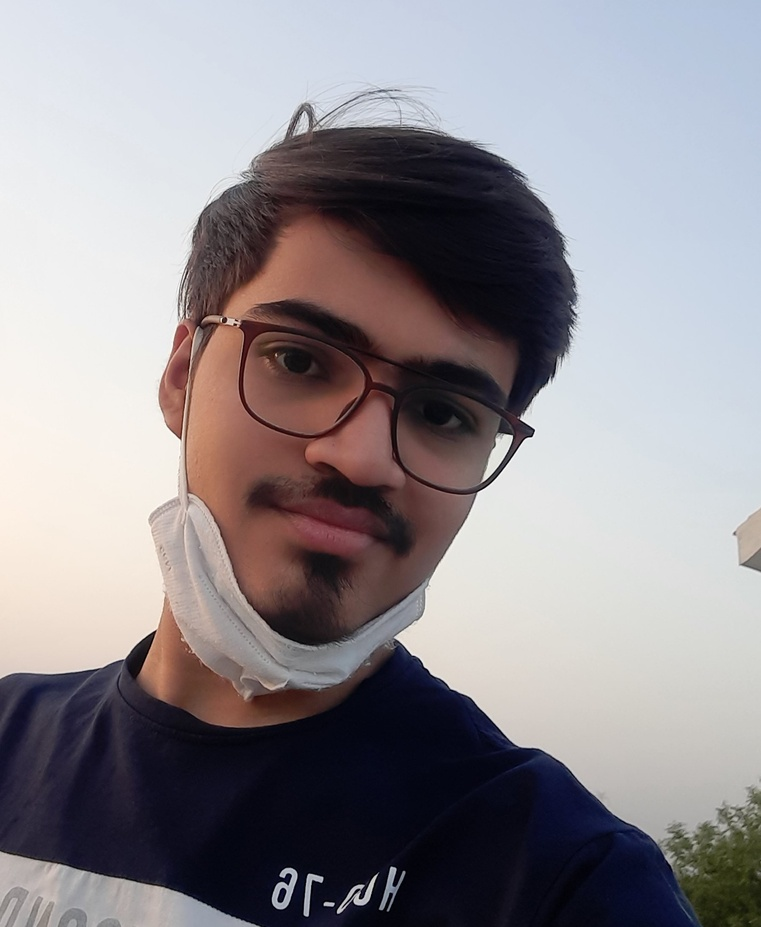
#> input picture 20210314_184121.jpg, 761 x 927 px, shrunk from 1798 x 2188 before the run, found by its file name
$ jupyter execute Image_Imoji.ipynb
#> lines starting #> are read from the running program, lines starting #| are printed output that depends on the picture; after the words box and inside, x2 and y2 are one past the last pixel; in counts of white or black regions, pixels touching at a corner belong together
[cell 1]
import os
import cv2
import numpy as np
import pandas
import matplotlib.pyplot as plt
from tensorflow.keras.preprocessing import image

[cell 2]
def read_file(filename):
#> called with filename = '/content/20210314_184121.jpg'
    path = cv2.imread(filename)
#> path is the input picture: shape (927, 761, 3); mean B, G, R 144.4, 139.9, 144.6
    path = cv2.cvtColor(path,cv2.COLOR_BGR2RGB)
    plt.imshow(path)
    plt.show()
    return path

[cell 3]
filename = "/content/20210314_184121.jpg"

[cell 4]
img = read_file(filename)

[cell 5]
def edge_mask(img,line_size,blur_value):
#> called with line_size = 7, blur_value = 7
  gray = cv2.cvtColor(img,cv2.COLOR_RGB2GRAY)
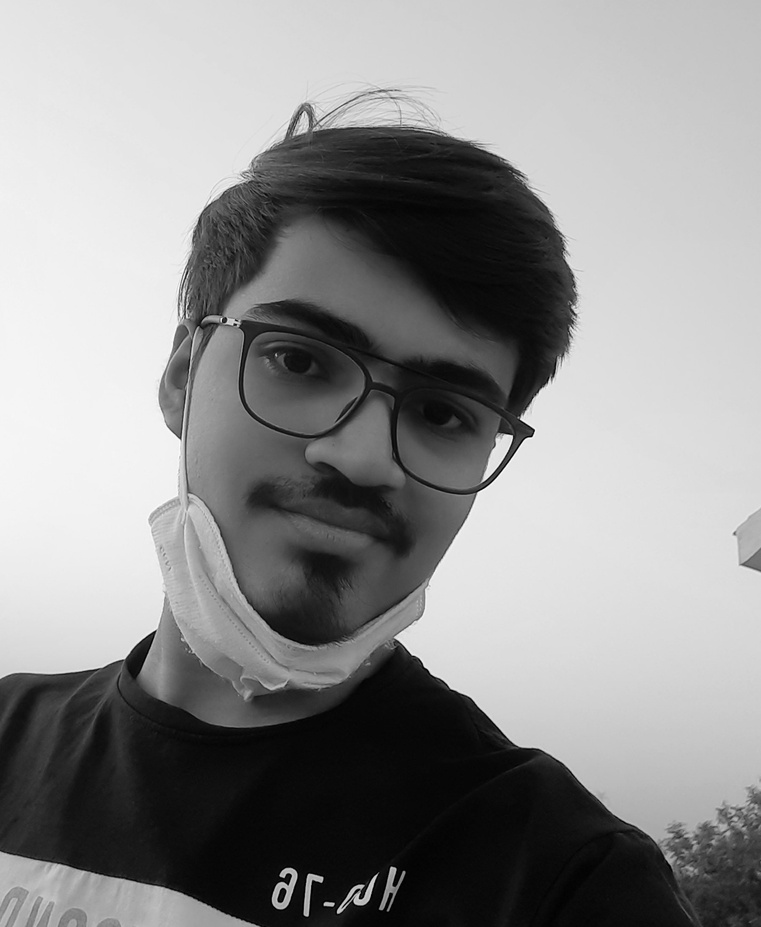
#> gray: shape (927, 761); min 0, max 255, mean 141.8
  gray = cv2.medianBlur(gray,blur_value)
  # gray = gray.astype(np.float16)
  edges = cv2.adaptiveThreshold(gray,255,cv2.ADAPTIVE_THRESH_MEAN_C,cv2.THRESH_BINARY,line_size,blur_value)
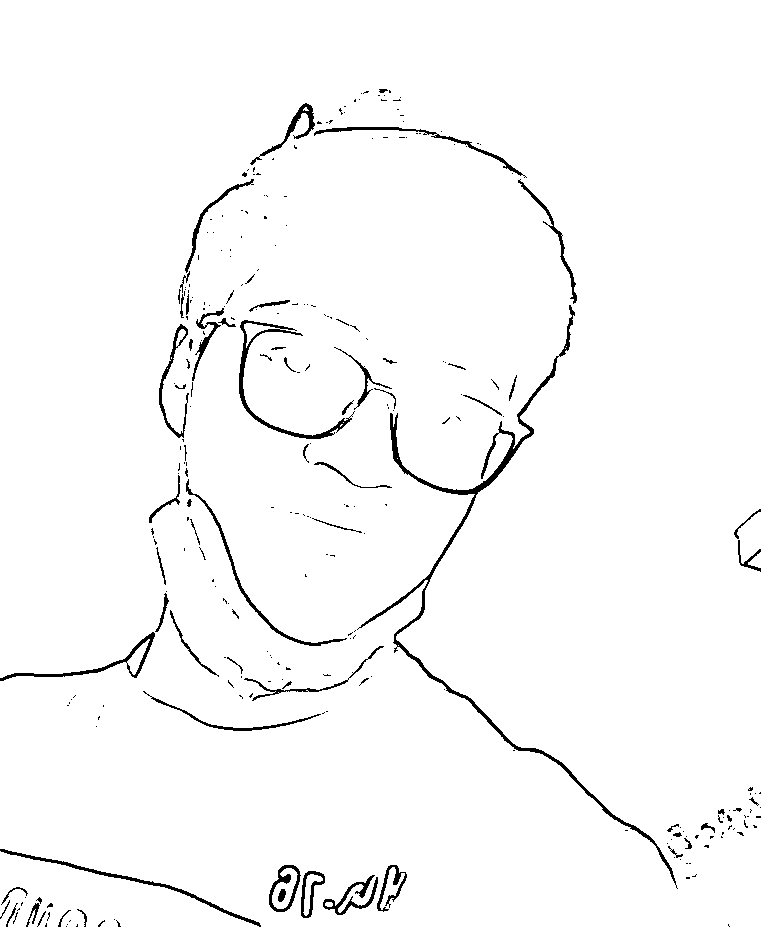
#> edges: shape (927, 761); 97.6% white; 283 black regions (214 under 20 px), largest, box (x1, y1, x2, y2) and area: (357, 305, 678, 889) 3910, (239, 320, 355, 439) 1129, (0, 849, 261, 927) 899

  return edges

[cell 6]
line_size,blue_value = 7,7
edges = edge_mask(img,line_size,blue_value)
plt.imshow(edges,cmap="gray")
plt.show()

[cell 7]
def color_quanitisization(img,k):
#> called with k = 10
  data = np.float32(img).reshape((-1,3))
  criteria = (cv2.TERM_CRITERIA_EPS + cv2.TERM_CRITERIA_MAX_ITER,20,0.001)

  #implementing k-means

  ret, label, center = cv2.kmeans(data,k,None,criteria,10,cv2.KMEANS_RANDOM_CENTERS)
#> ret = 179092616.9; center = [[197.7, 208.7, 225.2], [168.9, 118.3, 101], [11.28, 11.01, 23.98], [153.9, 149.1, 149.5], [192.1, 186.3, 182.6], [123.9, 86.61, 79.81], [41.36, 32.79, 42.04], [239.4, 236.9, 234.4], [219.5, 221.4, 223.2], [80.52, 59.32, 58.33]]
  center = np.uint8(center)
#> center = [[197, 208, 225], [168, 118, 101], [11, 11, 23], [153, 149, 149], [192, 186, 182], [123, 86, 79], [41, 32, 42], [239, 236, 234], [219, 221, 223], [80, 59, 58]]

  result = center[label.flatten()]
  result = result.reshape(img.shape)
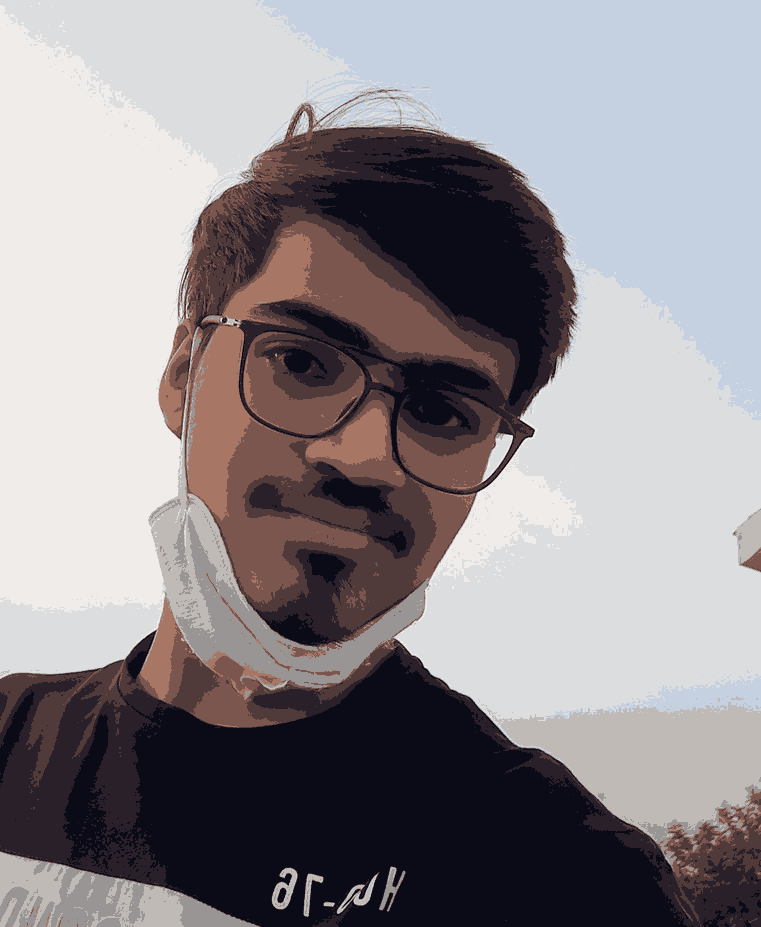
#> result: shape (927, 761, 3); mean R, G, B 144.2, 139.5, 144

  return result

[cell 8]
img = color_quanitisization(img,k=10)
plt.imshow(img)
plt.show()

**Reduce Noise**

[cell 9]
blurred = cv2.bilateralFilter(img,d=7,sigmaColor=200,sigmaSpace=200)
plt.imshow(blurred)
plt.show()

[cell 10]
def cartoon(blurred):
  c = cv2.bitwise_and(blurred,blurred,mask=edges)
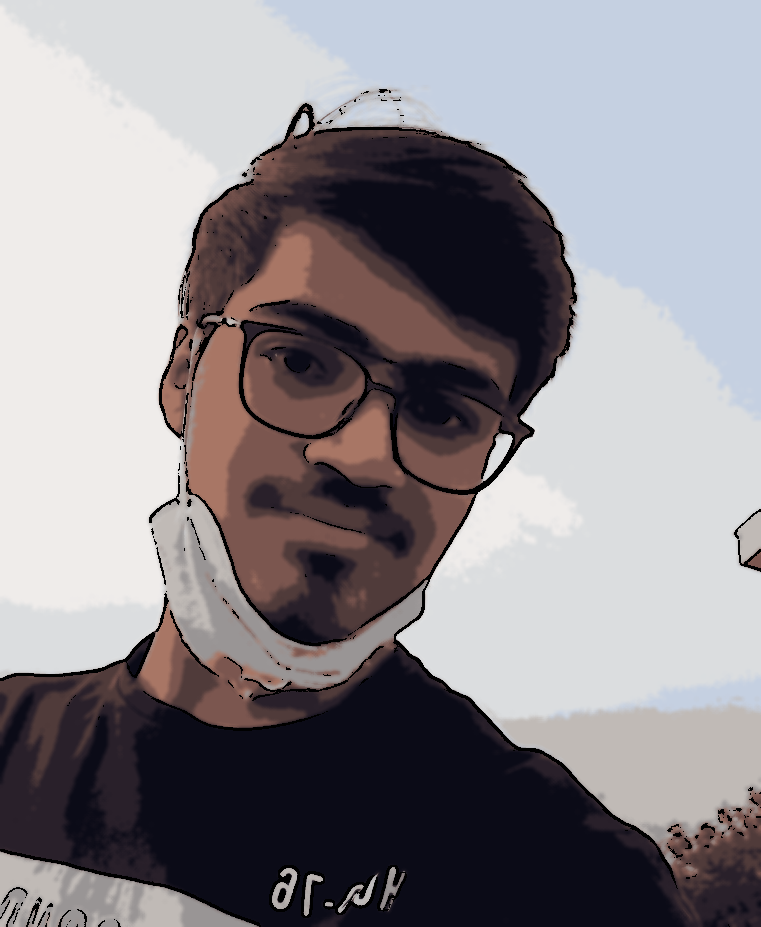
#> c: shape (927, 761, 3); mean R, G, B 142.2, 137.8, 142.3

  plt.imshow(c)
  plt.show()
